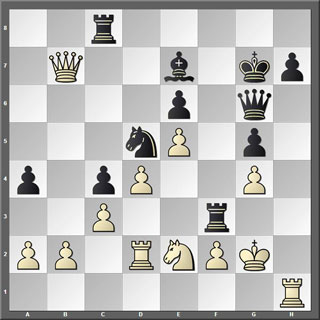
#> input picture Programas/Imagenes/chess1.jpg, 320 x 320 px
$ python Practica28.py
#> lines starting #> are read from the running program, lines starting #| are printed output that depends on the picture; after the words box and inside, x2 and y2 are one past the last pixel; in counts of white or black regions, pixels touching at a corner belong together
# Importamos las librerias
import cv2
import numpy as np
import matplotlib.pyplot as plt

# Seleccionamos la ruta de las imaenes
imagen1 = cv2.imread("Imagenes/chess1.jpg")
#> imagen1 is the input picture: shape (320, 320, 3); mean B, G, R 186.9, 188.4, 188.8
imagen2 = cv2.imread("Imagenes/chess2.jpg")
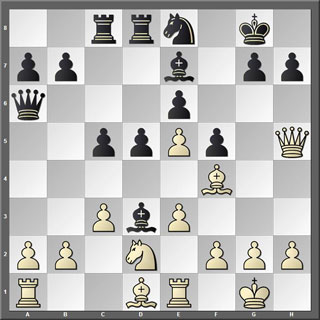
#> input picture Programas/Imagenes/chess2.jpg, 320 x 320 px
#> imagen2 is the input picture: shape (320, 320, 3); mean B, G, R 184, 185.8, 186.2

# Pasamos a escala de grises las imagenes
imagen1 = cv2.cvtColor(imagen1, cv2.COLOR_BGR2GRAY)
#> imagen1: shape (320, 320)
imagen2 = cv2.cvtColor(imagen2, cv2.COLOR_BGR2GRAY)
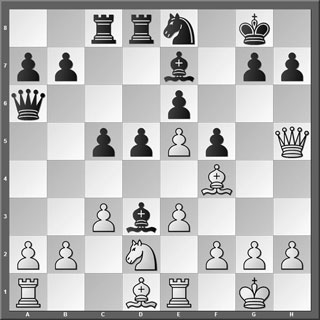
#> imagen2: shape (320, 320); min 0, max 255, mean 185.7


plt.imshow(imagen1, cmap="gray")
plt.show()
plt.imshow(imagen2, cmap="gray")
plt.show()

# Establecemos el umbral y el valor máximo
umbral = 150
val_max = 255

# Binarización
th, dst1 = cv2.threshold(imagen1, umbral, val_max, cv2.THRESH_BINARY)
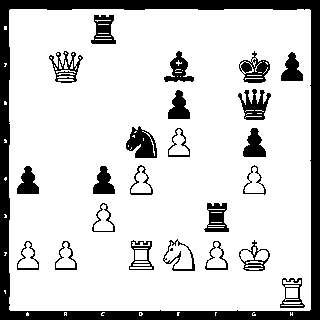
#> dst1: shape (320, 320); 81.8% white; 27 black regions (3 under 20 px), largest, box (x1, y1, x2, y2) and area: (0, 0, 320, 320) 11254, (126, 126, 157, 158) 622, (238, 89, 271, 120) 526
#> th = 150
th, dst2 = cv2.threshold(imagen2, umbral, val_max, cv2.THRESH_BINARY)
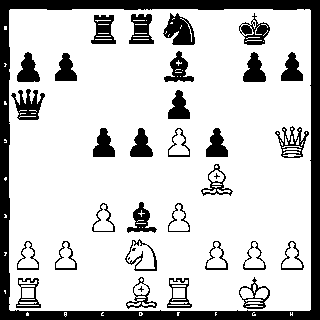
#> dst2: shape (320, 320); 79.5% white; 37 black regions (6 under 20 px), largest, box (x1, y1, x2, y2) and area: (0, 0, 320, 320) 11256, (163, 13, 195, 45) 627, (11, 89, 45, 120) 535


plt.imshow(dst1, cmap = "gray",)
plt.show()
plt.imshow(dst2, cmap = "gray")
plt.show()

# Se calcula el XOR
dst_xor = cv2.bitwise_xor(dst1,dst2)
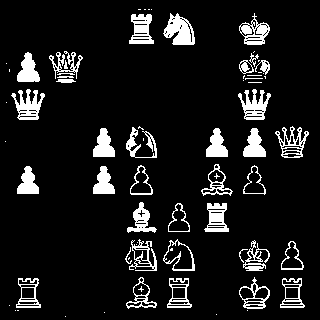
#> dst_xor: shape (320, 320); 10.2% white; 71 white regions (33 under 20 px), largest, box (x1, y1, x2, y2) and area: (163, 13, 195, 45) 627, (11, 89, 45, 120) 535, (238, 89, 271, 120) 526
plt.imshow(dst_xor, cmap="gray")
plt.show()

# Se calcula el AND
dst_and = cv2.bitwise_and(dst1,dst2)
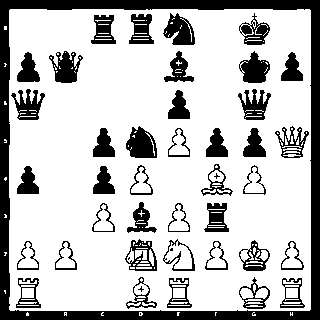
#> dst_and: shape (320, 320); 75.6% white; 46 black regions (6 under 20 px), largest, box (x1, y1, x2, y2) and area: (0, 0, 320, 320) 11266, (126, 126, 157, 158) 686, (163, 13, 195, 45) 627
plt.imshow(dst_and, cmap = "gray")
plt.show()

# SE calcula el OR
dst_or = cv2.bitwise_or(dst1,dst2)
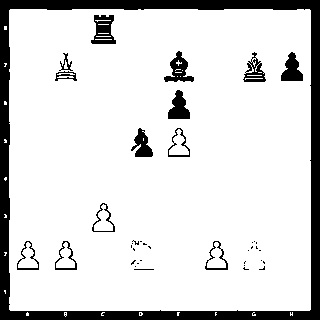
#> dst_or: shape (320, 320); 85.8% white; 41 black regions (26 under 20 px), largest, box (x1, y1, x2, y2) and area: (0, 0, 320, 320) 11244, (91, 15, 116, 44) 451, (164, 51, 194, 82) 412
plt.imshow(dst_or, cmap = "gray")
plt.show()

# Se calcula el NOT
dst_not = cv2.bitwise_not(dst1,dst2)
plt.imshow(dst_not, cmap = "gray")
plt.show()
